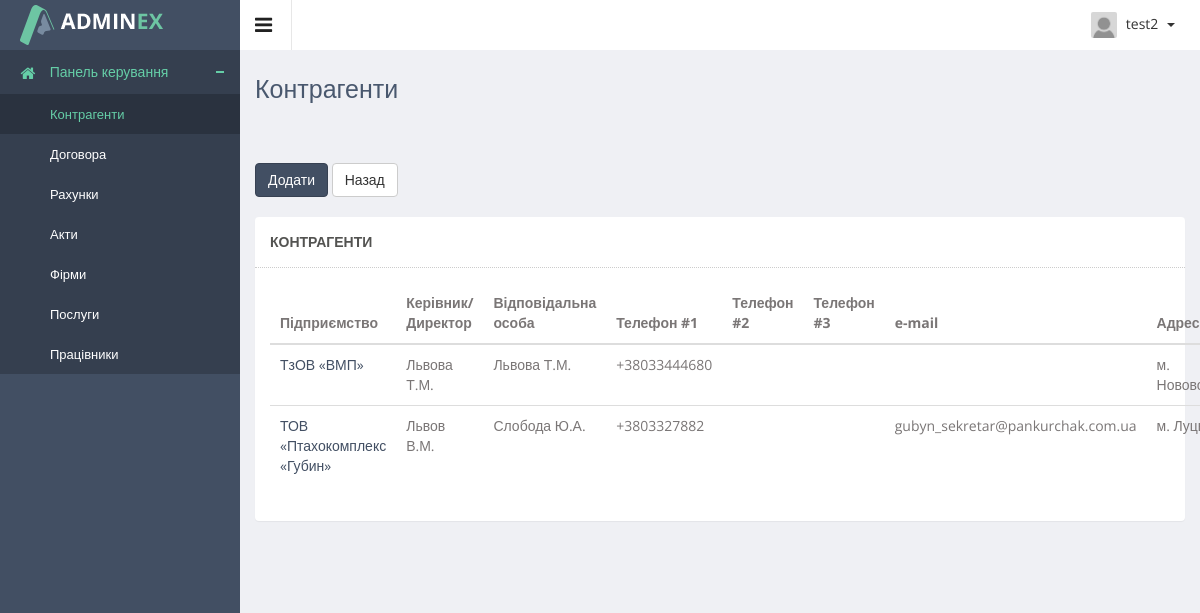
Before: /crm/partners/ (signed in) with the older database file.
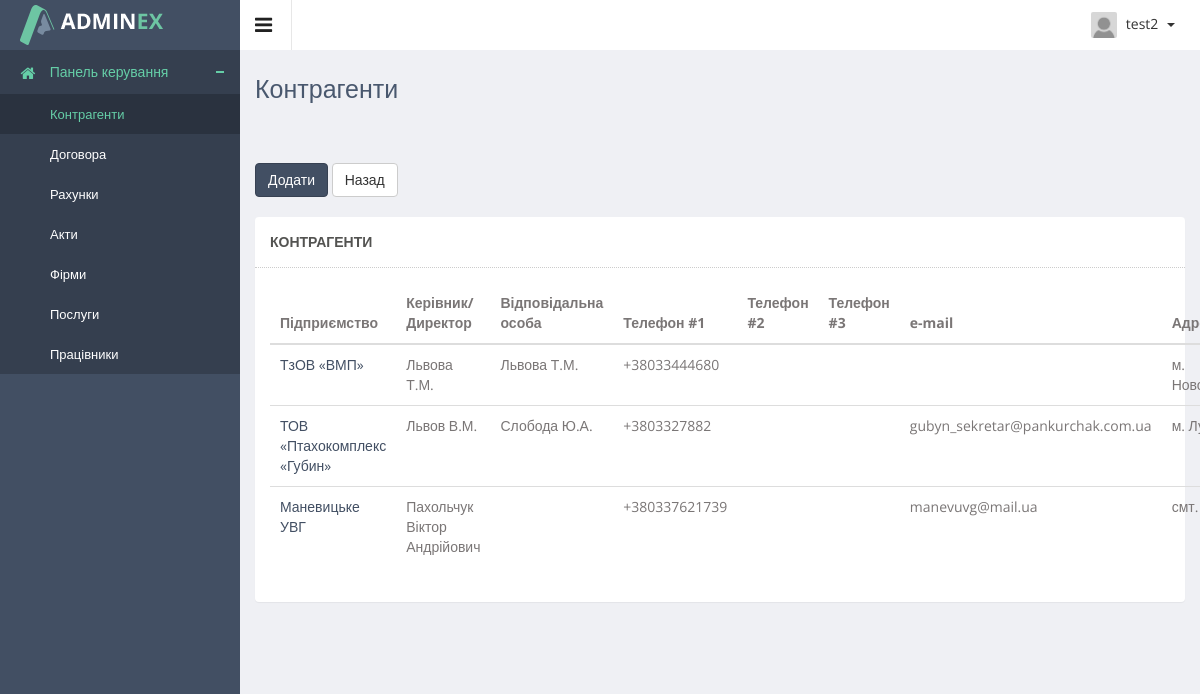
After: the same page with the newer database file.
### crmapp/models.py (models this page shows, shortened)
class Partner(models.Model):
    entity = models.BooleanField(verbose_name='юридична особа', default=False)
    full_name = models.CharField(verbose_name='повна назва підприємства', max_length=150)
    short_name = models.CharField(verbose_name='скорочена назва підприєства', max_length=80)
    inn = models.CharField(verbose_name='ідентификаційний номер', max_length=15, blank=True)
    edrpoy = models.CharField(verbose_name='єдрпоу', max_length=10, blank=True)
    dfro = models.CharField(verbose_name='дфро', max_length=15, blank=True)
    payment_account = models.CharField(verbose_name='розрахунковий рахунок', max_length=20, blank=True)
    bank = models.ForeignKey(Bank, on_delete=models.PROTECT, verbose_name='банк', default='')
    cert_vat = models.CharField(verbose_name='свідоцтво платника пдв', max_length=15, blank=True)
    dir_name = models.CharField(verbose_name='директор', max_length=150, blank=True)
    responsible = models.CharField(verbose_name='відповідальна особа', max_length=150, blank=True)
    phone1 = models.CharField(verbose_name='номер телефона', max_length=16, blank=True)
    phone2 = models.CharField(verbose_name='номер телефона', max_length=16, blank=True)
    phone3 = models.CharField(verbose_name='номер телефона', max_length=16, blank=True)
    email = models.EmailField(verbose_name='email', max_length=100, blank=True)
    zipcode = models.PositiveIntegerField(verbose_name='поштовий індекс', default=0)
    country = models.CharField(verbose_name='країна', max_length=20, default='Україна')
    region = models.CharField(verbose_name='область', max_length=50, default='Волинська обл.')
    district = models.CharField(verbose_name='район', max_length=50, blank=True)
    town = models.CharField(verbose_name='населений пункт', max_length=50, blank=True)
    address = models.CharField(verbose_name='адреса', max_length=50, blank=True)

### crmapp/views.py (the view)
@login_required
@user_passes_test(lambda user: user.is_assistant or user.is_superuser or user.is_dir)
def partners_view(request):
    title = 'Контрагенти'
    partners = Partner.objects.all()
    context = {
        'title': title,
        'object_list': partners
    }
    return render(request, 'crmapp/partners_list.html', context)

### adminapp/templatetags/tags.py (called while the page is built)
@register.filter
def default_avatar(string):
    if not string:
        string = 'users_avatars/gravatar.png'
    new_string = f'{URL_PREFIX}{string}'
    return new_string

### authapp/models.py (called while the page is built)
    def __str__(self):
        return self.username

### crmapp/templates/crmapp/partners_list.html (shortened to what this page needs)
{% extends 'mainapp/base.html' %}
{% load staticfiles %}
{% load tags %}
{% block container %}
<div class="directory-info-row">
    <div class="row">
        <div class="col-lg-6">
            <a href="{% url 'crm:partner_create' %}">
                <button class="btn btn-primary" type="button">Додати</button>
            </a>
            <a href="{% url 'crm:main_crm' %}">
                <button class="btn btn-default" type="button">Назад</button>
            </a>
        </div>
    </div>
    <br>
    <div class="row">
        <div class="col-lg-12">
            <section class="panel">
                <header class="panel-heading">
                    {{ title }}
                </header>
                    <div class="panel-body" style="display: block;">
                        <table class="table table-hover general-table">
                            <thead>
                                <tr>
                                    <th>Підприємство</th>
                                    <th>Керівник/Директор</th>
                                    <th>Відповідальна особа</th>
                                    <th>Телефон #1</th>
                                    <th>Телефон #2</th>
                                    <th>Телефон #3</th>
                                    <th>e-mail</th>
                                    <th>Адреса</th>
                                </tr>
                            </thead>
                            <tbody>
                            {% for object in object_list %}
                                <tr>
                                    <td>
                                        <a href="{% url 'crm:partner_read' object.pk %}">{{ object.short_name }}</a>
                                    </td>
                                    <td>{{ object.dir_name }}</td>
                                    <td>{{ object.responsible }}</td>
                                    <td>{{ object.phone1 }}</td>
                                    <td>{{ object.phone2 }}</td>
                                    <td>{{ object.phone3 }}</td>
                                    <td>{{ object.email }}</td>
                                    <td>{{ object.town }}</td>
                                </tr>
                            {% endfor %}
                            </tbody>
                        </table>
                    </div>
            </section>
        </div>
    </div>
</div>
{% endblock %}

Changed rows visible on the page:
added Partner: short_name "Маневицьке УВГ", dir_name "Пахольчук Віктор Андрійович", phone1 "+380337621739", email "manevuvg@mail.ua", town "смт.…"
